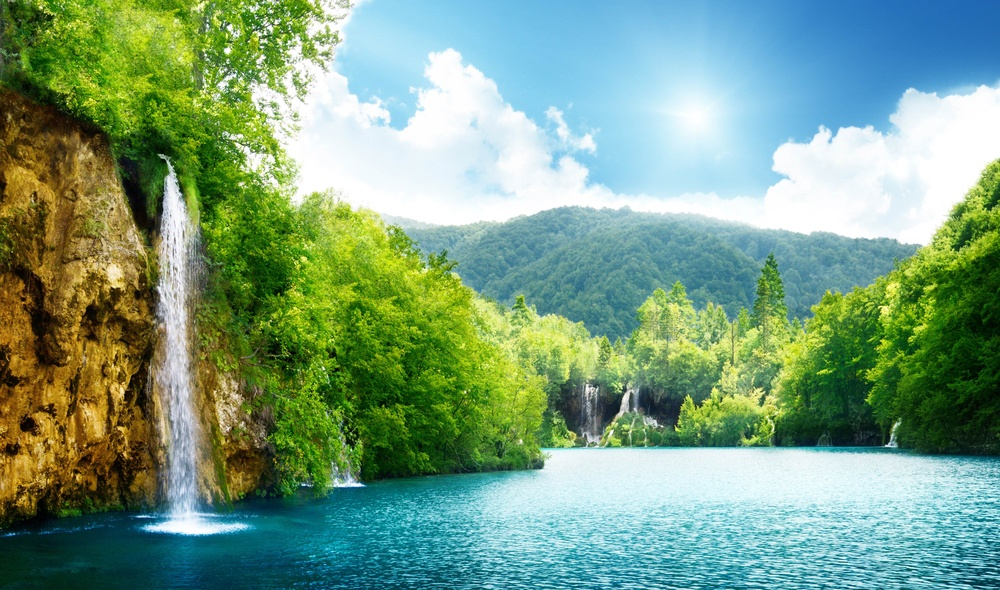
#> input picture HR.jpg, 1000 x 590 px, shrunk from 4000 x 2360 before the run
$ python slic.py
#> lines starting #> are read from the running program, lines starting #| are printed output that depends on the picture
import cv2
import numpy as np
import time

st_time=time.time()
print(st_time)
img = cv2.imread("HR.jpg")
#> img is the input picture: shape (590, 1000, 3); mean B, G, R 128.4, 157.8, 121.3
#Initialize the slic item, the average size of super pixels is 20 (default is 10), and the smoothing factor is 20
slic = cv2.ximgproc.createSuperpixelSLIC(img,region_size=250,ruler = 40.0)
slic.iterate(10)     #Number of iterations, the greater the better
mask_slic = slic.getLabelContourMask() #Get Mask, Super pixel edge Mask==1
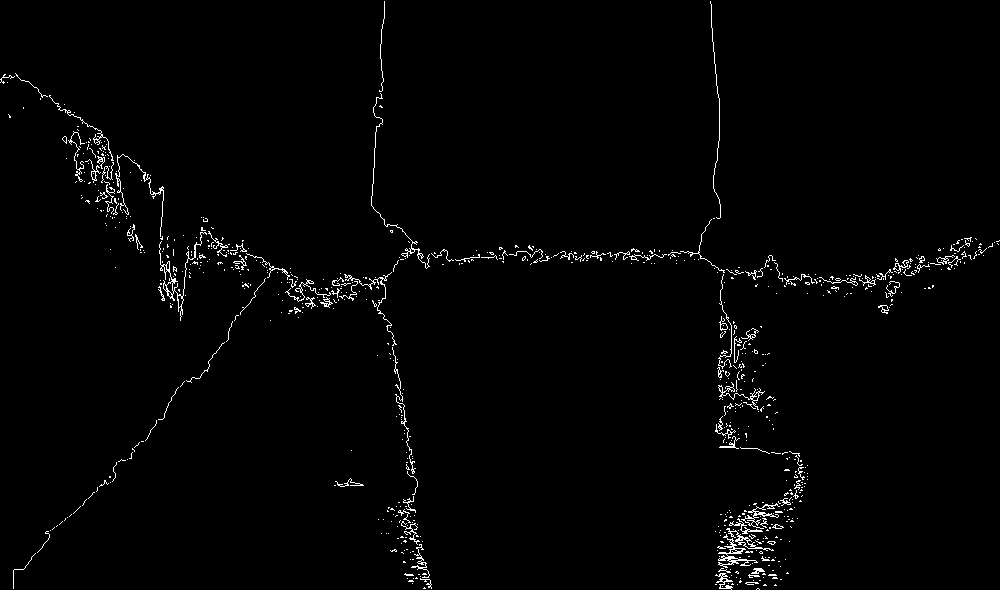
#> mask_slic: shape (590, 1000); 1.5% white in thin lines or dots
label_slic = slic.getLabels()        #Get superpixel tags
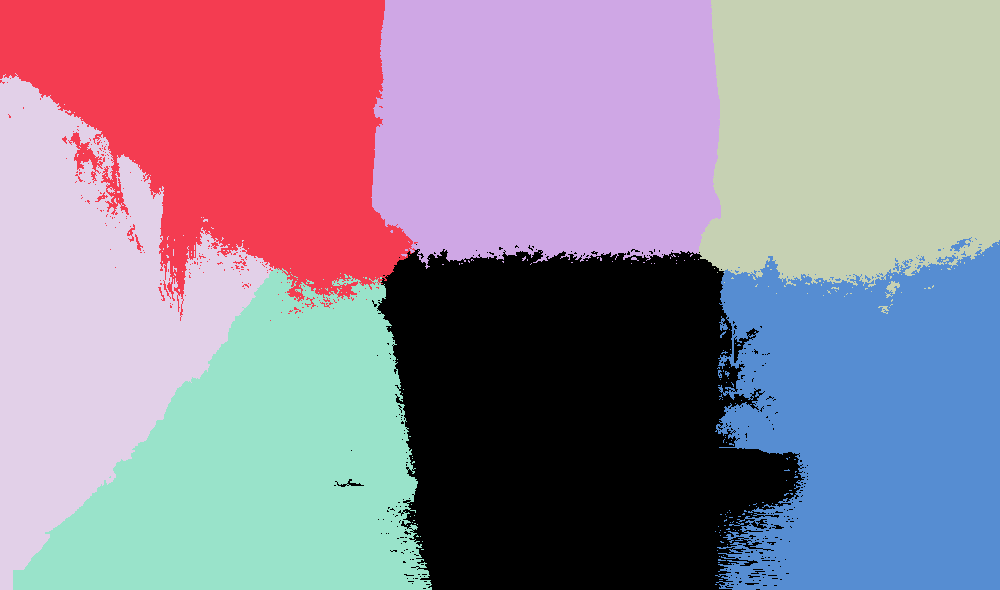
#> label_slic: shape (590, 1000) int32; 7 distinct labels, from 0 to 6; one colour per label, 0 black
number_slic = slic.getNumberOfSuperpixels()  #Get the number of super pixels
#> number_slic = 7
mask_inv_slic = cv2.bitwise_not(mask_slic)
#> mask_inv_slic: shape (590, 1000); 98.5% white; black in thin lines or dots
img_slic = cv2.bitwise_and(img,img,mask =  mask_inv_slic) #Draw the superpixel boundary on the original image
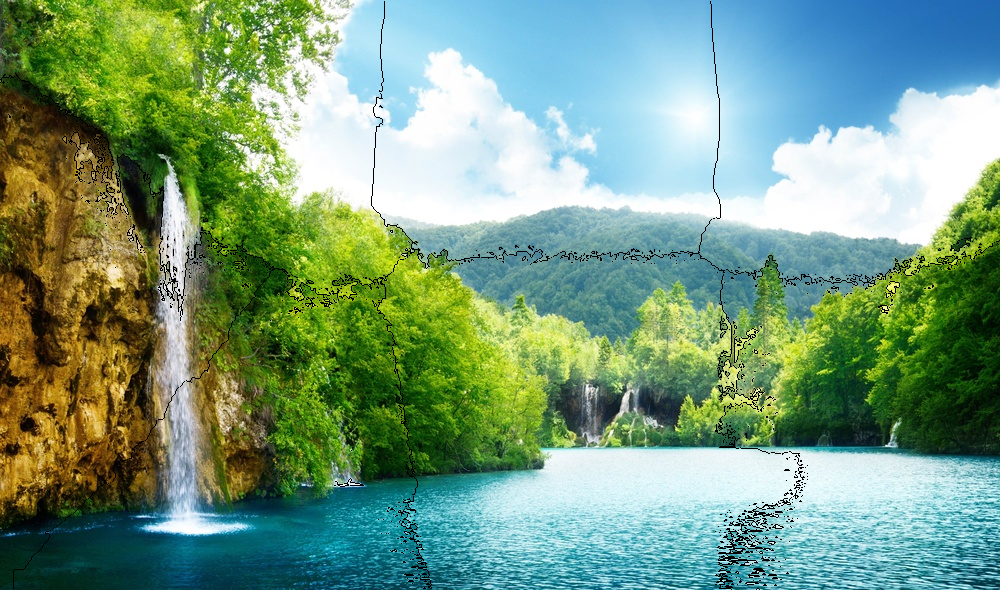
#> img_slic: shape (590, 1000, 3); mean B, G, R 126.5, 155.3, 119.4
end_time=time.time()-st_time
print('Totatl time by slic'+str(end_time))
cv2.imwrite("img_slic.jpg",img_slic)
cv2.waitKey(0)
cv2.destroyAllWindows()
